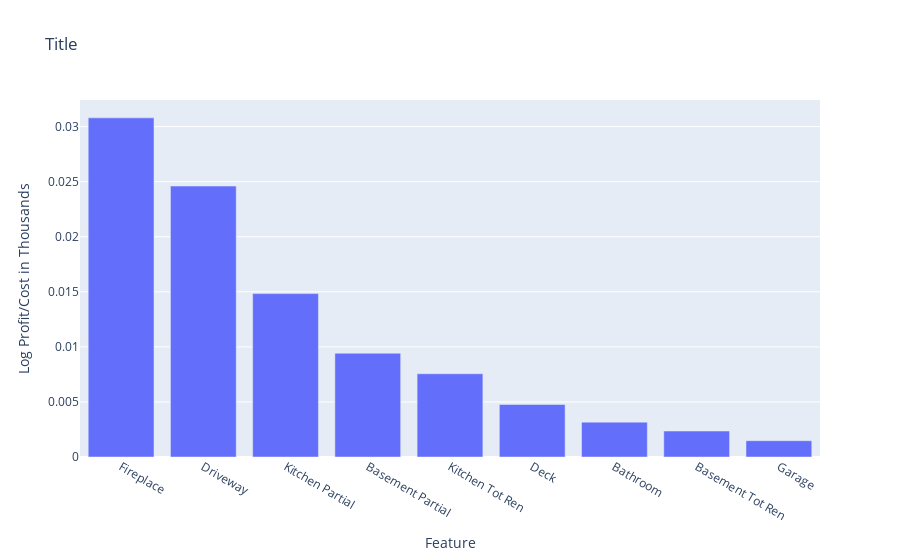

Notebook cell for this chart:
### Code cell
fig = px.bar(pc, x="Feature", y='Log Profit/Cost in Thousands',
                 title = 'Title')

fig.update_layout(xaxis={'categoryorder':'array', 'categoryarray':['Fireplace','Driveway',
                                                                   'Kitchen Partial',
                                                                   'Basement Partial',
                                                                   'Kitchen Tot Ren','Deck',
                                                                   'Bathroom','Basement Tot Ren']})
fig.show()

### Figure 1 — Plotly figure (JSON) as saved in the notebook; plotly's stock layout.template omitted (floating-point values rounded to 4 significant figures)
{"data": [{"alignmentgroup": "True", "hovertemplate": "Feature=%{x}<br>Log Profit/Cost in Thousands=%{y}<extra></extra>", "legendgroup": "", "marker": {"color": "#636efa"}, "name": "", "offsetgroup": "", "orientation": "v", "showlegend": false, "textposition": "auto", "type": "bar", "x": ["Basement Tot Ren", "Basement Partial", "Kitchen Tot Ren", "Kitchen Partial", "Fireplace", "Garage", "Driveway", "Bathroom", "Deck"], "xaxis": "x", "y": [0.002361, 0.009421, 0.007558, 0.01484, 0.0308, 0.001481, 0.0246, 0.003166, 0.004767], "yaxis": "y"}], "layout": {"barmode": "relative", "legend": {"tracegroupgap": 0}, "title": {"text": "Title"}, "xaxis": {"anchor": "y", "categoryarray": ["Fireplace", "Driveway", "Kitchen Partial", "Basement Partial", "Kitchen Tot Ren", "Deck", "Bathroom", "Basement Tot Ren"], "categoryorder": "array", "domain": [0, 1], "title": {"text": "Feature"}}, "yaxis": {"anchor": "x", "domain": [0, 1], "title": {"text": "Log Profit/Cost in Thousands"}}}}
